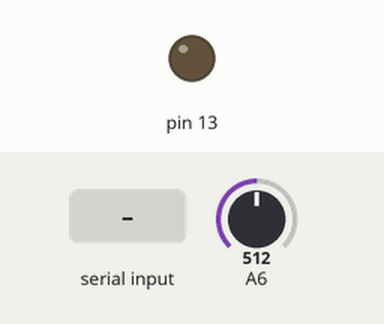
Simulated run of this sketch. Board: Arduino Nano, built with avr-gcc and run on an emulated ATmega328P. Parts: output pins drawn as LEDs (lit = HIGH). The test bench sets the inputs (shaded band); at power-on: A6 = 512. Random numbers use the default seed unless the sketch sets one; what the sketch prints to the serial monitor is not drawn.

Above: at 1.2 s.
1.3 s: "1" received over Serial
At 2.9 s:
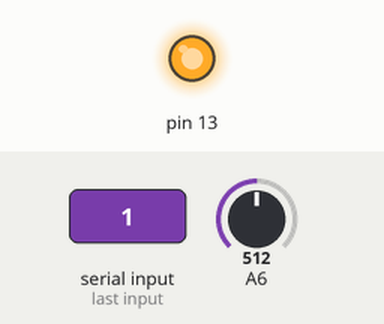
Timing chart, 0 to 4.4 s (numbered marks = the images above; inputs shaded):
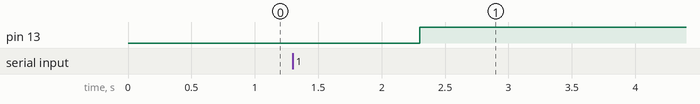

Measured:
- after the input at 1.3 s, pin 13: LOW → HIGH after 1.0 s

The sketch:

Communication.ino
```cpp
#include <LiquidCrystal.h>
LiquidCrystal lcd(8, 9, 4, 5, 6, 7);

String EngineMove = "";
bool Send;
int count = 0;

void setup() {
  pinMode(13, OUTPUT);
  Serial.begin(9600);
  lcd.clear();

  lcd.setCursor(0, 0);
  for (int i = 0; i < 3; i++) {
    randomSeed(analogRead(A6));
    lcd.print(random(0, 60));
    lcd.print(" ");
  }


}

void loop() {
  while (Serial.available() > 0) {
    EngineMove += Serial.readString();
    lcd.setCursor(0, 0);
    lcd.print(EngineMove);
    Send = true;
    digitalWrite(13, HIGH);
    count++;
  }

  if (Send ){//&& EngineMove.substring(0, 3 == "e2e4")) {
    delay(3000);
    Serial.write("c7c5");
    Send = false;
  }

//  Serial.println(analogRead(A6));

}
```
